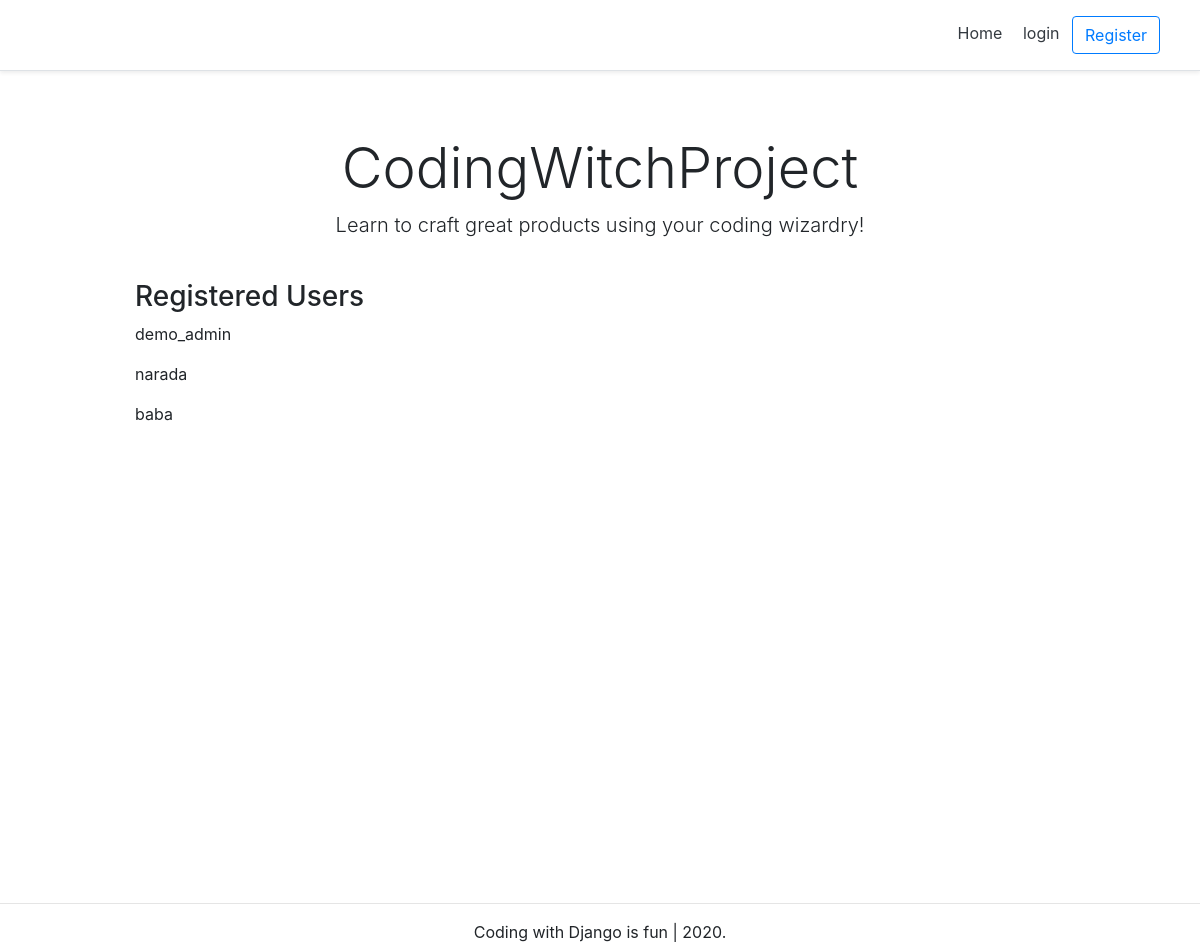
The app's page /, older data.
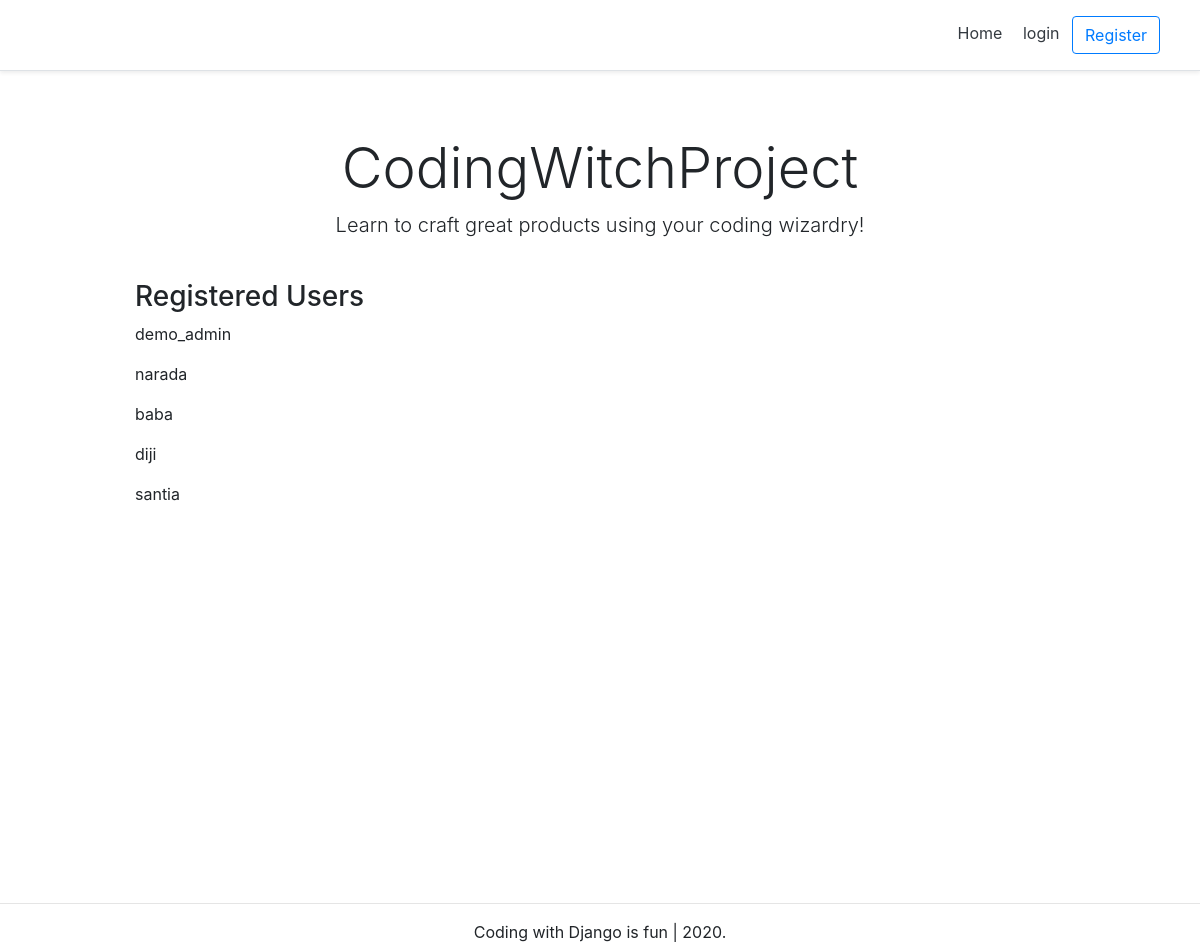
The same page, newer data.
### account/models.py (models this page shows, shortened)
class Account(AbstractBaseUser):
    email               = models.EmailField(verbose_name="email", max_length=60, unique=True)
    username            = models.CharField(max_length=30, unique=True)
    date_joined         = models.DateTimeField(verbose_name="date joined",auto_now_add=True)
    last_login          = models.DateTimeField(verbose_name="last login", auto_now=True)
    is_admin            = models.BooleanField(default=False)
    is_active           = models.BooleanField(default=True)
    is_staff            = models.BooleanField(default=False)
    is_superuser        = models.BooleanField(default=False)
    USERNAME_FIELD = 'email'
    REQUIRED_FIELDS = ['username',]
    objects = MyAccountManager()

### personal/views.py (the view)
# urls.py: path('', home_screen_view, name='home'),
def home_screen_view(request):
    users = Account.objects.all()
    context = {'users': users}
    return render(request, 'personal/home.html', context)

### personal/templates/personal/home.html
{% extends "base.html" %}
{% block content %}
<div class="pricing-header px-3 py-3 pt-md-5 pb-md-4 mx-auto text-center">
    <h1 class="display-4">CodingWitchProject</h1>
    <p class="lead">Learn to craft great products using your coding wizardry!</p>
</div>
<div class="container">
    <div class="d-flex flex-column">
        <h3>Registered Users</h3>
    {% for user in users %}
        <p>{{ user.username }}</p>
    {% endfor %}
    </div>
</div>
{% endblock content %}

### templates/base.html (shortened to what this page needs)
<!DOCTYPE html>
<html>
    <head>
        {% include "snippets/header.html"%}
    </head>
    <body>
       <div class="main">
            {% block content %}
            {% endblock content %}
       </div>
        {% include "snippets/footer.html"%}
    </body>
</html>

### templates/snippets/header.html (shortened to what this page needs)
<link rel="stylesheet" href="https://stackpath.bootstrapcdn.com/bootstrap/4.5.2/css/bootstrap.min.css">
    <div class="d-flex flex-column flex-md-row align-items-center p-3 px-md-4 mb-3 bg-white border-bottom shadow-sm">
        <nav class="my-2 my-md-0 mr-md-3">
            {%  if request.user.is_authenticated %}
                <a class="p-2 text-dark" href="{% url 'home' %}">Home</a>
                <a class="p-2 text-dark" href="{% url 'account' %}">Account</a>
                <a class="p-2 text-dark" href="{% url 'logout' %}">logout</a>
            {% else %}
                <a class="p-2 text-dark" href="{% url 'home' %}">Home</a>
                <a class="p-2 text-dark" href="{% url 'login' %}">login</a>
                <a  class="btn btn-outline-primary" href="{% url 'register' %}">Register</a>
            {% endif %}
        </nav>
    </div>

### templates/snippets/footer.html (shortened to what this page needs)
<hr>
<div class="d-flex flex-row align-items-center footer">
    <p class="m-auto">Coding with Django is fun | 2020.</p>
</div>

### templates/snippets/header.html (style rules this page uses)
@media (min-width: 768px) { html { font-size: 16px; } }
.container { max-width: 960px; }
.pricing-header { max-width: 700px; }

### templates/base.html (style rules this page uses)
.main { min-height: 100vh; height: 100%; }

### templates/snippets/footer.html (style rules this page uses)
.footer { min-height: 100px; }

Row changes from the older to the newer data that the page shows:
added Account: username "diji"
added Account: username "santia"
